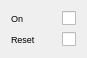
  <widget class="QWidget" name="layoutWidget">
   <property name="geometry">
    <rect>
     <x>720</x>
     <y>200</y>
     <width>81</width>
     <height>48</height>
    </rect>
   </property>
   <layout class="QGridLayout" name="klystron1Layout">
    <item row="1" column="3">
     <widget class="TaurusLed" name="klystron1RstLed">
      <property name="minimumSize">
       <size>
        <width>15</width>
        <height>15</height>
       </size>
      </property>
      <property name="maximumSize">
       <size>
        <width>15</width>
        <height>15</height>
       </size>
      </property>
     </widget>
    </item>
    <item row="1" column="2">
     <widget class="QLabel" name="klystron1RstLabel">
      <property name="font">
       <font>
        <pointsize>7</pointsize>
       </font>
      </property>
      <property name="text">
       <string>Reset</string>
      </property>
     </widget>
    </item>
    <item row="0" column="3">
     <widget class="TaurusLed" name="klystron1OnLed">
      <property name="minimumSize">
       <size>
        <width>15</width>
        <height>15</height>
       </size>
      </property>
      <property name="maximumSize">
       <size>
        <width>15</width>
        <height>15</height>
       </size>
      </property>
     </widget>
    </item>
    <item row="0" column="2">
     <widget class="QLabel" name="klystron1OnLabel">
      <property name="font">
       <font>
        <pointsize>7</pointsize>
       </font>
      </property>
      <property name="text">
       <string>On</string>
      </property>
     </widget>
    </item>
    <item row="0" column="4">
     <widget class="LinacValueCheckBox" name="klystron1OnCheck">
      <property name="showText">
       <bool>false</bool>
      </property>
      <property name="DangerOnFallingEdge" stdset="0">
       <bool>true</bool>
      </property>
     </widget>
    </item>
    <item row="1" column="4">
     <widget class="LinacValueCheckBox" name="klystron1RstCheck">
      <property name="showText">
       <bool>false</bool>
      </property>
      <property name="ResetCheckBox">
       <bool>true</bool>
      </property>
     </widget>
    </item>
   </layout>
  </widget>
